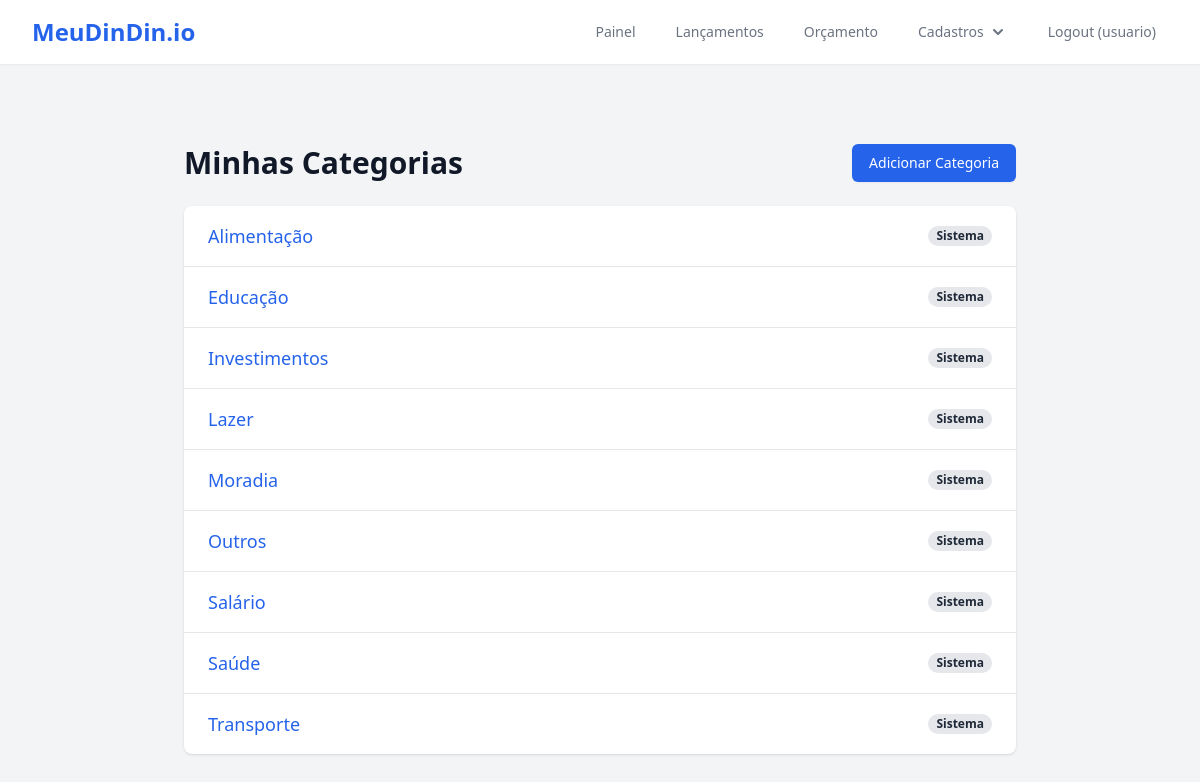
/categorias/ (signed in), run on the app's committed database.
### core/models.py (models this page shows, shortened)
class Categoria(models.Model):
    usuario = models.ForeignKey(
        User,
        on_delete=models.CASCADE,
        related_name='categorias',
        null=True,  # Permite que o campo seja nulo no banco de dados
        blank=True  # Permite que o campo seja vazio nos formulários do Django
    )
    nome = models.CharField(max_length=100)
    class Meta:
        verbose_name = "Categoria"
        verbose_name_plural = "Categorias"
        unique_together = [['usuario', 'nome']]

### core/views/categoria_views.py (the view)
# urls.py: path('categorias/', CategoriaListView.as_view(), name='categoria_list'),
class CategoriaListView(LoginRequiredMixin, ListView):
    model = Categoria
    template_name = 'core/categoria_list.html'
    context_object_name = 'categorias'
    def get_queryset(self):
        return Categoria.objects.filter(
            Q(usuario=self.request.user) | Q(usuario__isnull=True)
        ).order_by('nome')

### core/context_processors.py (called while the page is built)
def menu_context(request):
    if not request.user.is_authenticated:
        return {}
    conta_maior_saldo = ContaBancaria.objects.filter(
        usuario=request.user
    ).order_by('-saldo_calculado').first()
    return {
        'conta_maior_saldo': conta_maior_saldo
    }

### templates/core/categoria_list.html (shortened to what this page needs)
{% extends "base.html" %}
{% block content %}
<div class="max-w-4xl mx-auto py-10 px-4 sm:px-6 lg:px-8">
    <div class="flex justify-between items-center mb-6">
        <h1 class="text-3xl font-bold text-gray-900">Minhas Categorias</h1>
        <a href="{% url 'core:categoria_create' %}" class="inline-flex items-center px-4 py-2 border border-transparent text-sm font-medium rounded-md shadow-sm text-white bg-blue-600 hover:bg-blue-700">
            Adicionar Categoria
        </a>
    </div>
    <div class="bg-white shadow overflow-hidden sm:rounded-lg">
        <ul class="divide-y divide-gray-200">
            {% for categoria in categorias %}
            <li>
                <div class="px-4 py-4 sm:px-6 flex items-center justify-between">
                    <div>
                        <p class="text-lg font-medium text-blue-600 truncate">{{ categoria.nome }}</p>
                    </div>
                    <div class="flex-shrink-0 ml-4 flex items-center space-x-4">
                        {% if categoria.usuario == request.user %}
                            <a href="{% url 'core:categoria_update' categoria.pk %}" class="text-indigo-600 hover:text-indigo-900 text-sm">Editar</a>
                            <a href="{% url 'core:categoria_delete' categoria.pk %}" class="text-red-600 hover:text-red-900 text-sm">Excluir</a>
                        {% else %}
                            <span class="px-2 inline-flex text-xs leading-5 font-semibold rounded-full bg-gray-200 text-gray-800">
                                Sistema
                            </span>
                        {% endif %}
                    </div>
                </div>
            </li>
            {% empty %}
            <li class="px-4 py-5 sm:px-6">
                <p class="text-center text-gray-500">Você ainda não cadastrou nenhuma categoria.</p>
            </li>
            {% endfor %}
        </ul>
    </div>
</div>
{% endblock %}

### templates/base.html (shortened to what this page needs)
{% load static %}
<!DOCTYPE html>
<html lang="pt-br" class="h-full bg-gray-100">
<head>
    <script src="https://cdn.tailwindcss.com"></script>
</head>
<body class="h-full">
    <div class="min-h-full">
        <header class="bg-white shadow-sm">
    <div class="max-w-7xl mx-auto px-4 sm:px-6 lg:px-8">
        <nav class="flex justify-between items-center h-16">
            <div class="flex-shrink-0">
                <a href="{% url 'core:home' %}" class="text-2xl font-bold text-blue-600">MeuDinDin.io</a>
            </div>
            <div class="hidden md:block">
                <div class="ml-10 flex items-baseline space-x-4">
                    {% if user.is_authenticated %}
                        <a href="{% url 'core:home' %}" class="text-gray-500 hover:bg-gray-200 hover:text-gray-900 px-3 py-2 rounded-md text-sm font-medium">Painel</a>
                            {% if conta_maior_saldo %}
                                <a href="{% url 'core:lancamento_list_atual' conta_maior_saldo.pk %}" class="text-gray-500 hover:bg-gray-200 hover:text-gray-900 px-3 py-2 rounded-md text-sm font-medium">Lançamentos</a>
                            {% else %}
                                <a href="{% url 'core:conta_list' %}" class="text-gray-500 hover:bg-gray-200 hover:text-gray-900 px-3 py-2 rounded-md text-sm font-medium">Lançamentos</a>
                            {% endif %}
                        <a href="#" class="text-gray-500 hover:bg-gray-200 hover:text-gray-900 px-3 py-2 rounded-md text-sm font-medium">Orçamento</a>
                        <div class="relative" id="cadastros-menu">
                            <button onclick="toggleMenu('cadastros-menu-items')" class="text-gray-500 hover:bg-gray-200 hover:text-gray-900 px-3 py-2 rounded-md text-sm font-medium flex items-center">
                                <span>Cadastros</span>
                                <svg class="ml-1 h-5 w-5" xmlns="http://www.w3.org/2000/svg" viewBox="0 0 20 20" fill="currentColor"><path fill-rule="evenodd" d="M5.293 7.293a1 1 0 011.414 0L10 10.586l3.293-3.293a1 1 0 111.414 1.414l-4 4a1 1 0 01-1.414 0l-4-4a1 1 0 010-1.414z" clip-rule="evenodd" /></svg>
                            </button>
                        </div>
                        <form action="{% url 'core:logout' %}" method="post" class="inline">
                            <button type="submit" class="text-gray-500 hover:bg-gray-200 hover:text-gray-900 px-3 py-2 rounded-md text-sm font-medium">
                                Logout ({{ user.username }})
                            </button>
                        </form>
                    {% endif %}
                </div>
            </div>
        </nav>
    </div>
</header>
        <main class="py-10">
            <div class="max-w-7xl mx-auto px-4 sm:px-6 lg:px-8">
            {% block content %}{% endblock content %}
        </main>
    </div>
</body>
</html>

### data on the page
Categoria: nome "Alimentação", shows "Sistema"
Categoria: nome "Educação", shows "Sistema"
Categoria: nome "Investimentos", shows "Sistema"
Categoria: nome "Lazer", shows "Sistema"
Categoria: nome "Moradia", shows "Sistema"
Categoria: nome "Outros", shows "Sistema"
Categoria: nome "Salário", shows "Sistema"
Categoria: nome "Saúde", shows "Sistema"
Categoria: nome "Transporte", shows "Sistema"

### other printed values
{{ user.username }} "usuario"
